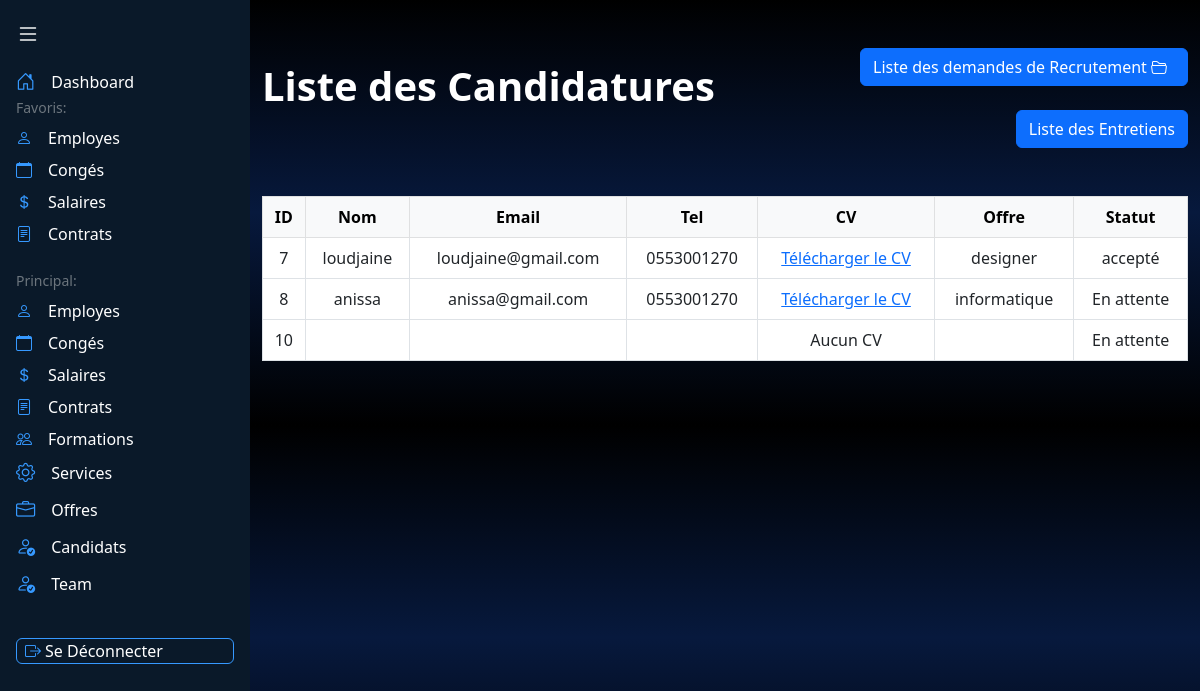
/candidature/, run on the app's committed database.
### appRH/models.py (models this page shows, shortened)
class Candidat(models.Model):
    STATUTS_DEMANDE = [
        ('En attente', 'En attente'),
        ('Accepter', 'Accepté'),
        ('Refuser', 'Resusé'),
    ]
    user = models.OneToOneField(User, on_delete=models.CASCADE, null=True, blank=True)
    nomC = models.CharField(max_length=50)
    emailC = models.EmailField()
    telC = models.CharField(max_length=10)
    cv_path = models.FileField(upload_to="cvs/")
    offre = models.ForeignKey(OffreEmploi, on_delete=models.CASCADE, null=True, blank=True )
    statut = models.CharField(max_length=20, choices=STATUTS_DEMANDE, default='En attente')

class OffreEmploi(models.Model):
    poste = models.CharField(max_length=50)
    description = models.TextField()
    date_publication = models.DateField(auto_now_add=True)
    service = models.ForeignKey(Service, on_delete=models.CASCADE)

### appRH/views.py (the view)
# urls.py: path('candidature/',views.liste_candidature,name='liste_candidature'),
def liste_candidature(request):
    candidature = Candidat.objects.select_related('offre').all()  # Récupère tous les candidats
    return render(request, 'listcandidature.html', {'candidature': candidature})

### appRH/templates/listcandidature.html (shortened to what this page needs)
<!DOCTYPE html>
<html lang="en">
    {%load static%}
<head>
    <link href="https://cdn.jsdelivr.net/npm/bootstrap@5.3.0/dist/css/bootstrap.min.css" rel="stylesheet">
    <link rel="stylesheet" href="https://cdn.jsdelivr.net/npm/bootstrap-icons@1.11.1/font/bootstrap-icons.css">
</head>
<body style="background: linear-gradient(to bottom, black 0%, rgb(7, 25, 61) 50%, black 100%);">
    <nav id="sidebar" class="min-vh-100 position-fixed" style="background-color: #0A1929; width: 250px; transition: all 0.3s ease; z-index: 1000;">
        <button class="btn border-0 p-3 w-100 text-start" id="toggleSidebar">
            <i class="bi bi-list text-white fs-4"></i>
        </button>
        <div class="px-3">
            <div class="mb-4">
                    <a href="{% url 'dashboardAgent' %}" class="nav-link text-white p-0 d-flex align-items-center">
                        <i class="bi bi-house-door" style="color: #3699FF; font-size: 1.2rem;"></i>
                        <span class="ms-3 menu-text">Dashboard</span>
                    </a>
                <div class="text-secondary small fw-medium mb-2 section-label">Favoris:</div>
                <ul class="nav flex-column gap-2">
                    <li class="nav-item">
                        <a href="{% url 'liste_employes' %}" class="nav-link text-white p-0 d-flex align-items-center">
                            <i class="bi bi-person" style="color: #3699FF;"></i>
                            <span class="ms-3 menu-text">Employes</span>
                        </a>
                    </li>
                    <li class="nav-item">
                        <a href="{% url 'liste_conges' %}" class="nav-link text-white p-0 d-flex align-items-center">
                            <i class="bi bi-calendar" style="color: #3699FF;"></i>
                            <span class="ms-3 menu-text">Congés</span>
                        </a>
                    </li>
                    <li class="nav-item">
                        <a href="{% url 'liste_salaires' %}" class="nav-link text-white p-0 d-flex align-items-center">
                            <i class="bi bi-currency-dollar" style="color: #3699FF;"></i>
                            <span class="ms-3 menu-text">Salaires</span>
                        </a>
                    </li>
                    <li class="nav-item">
                        <a href="{% url 'liste_contrats' %}" class="nav-link text-white p-0 d-flex align-items-center">
                            <i class="bi bi-file-text" style="color: #3699FF;"></i>
                            <span class="ms-3 menu-text">Contrats</span>
                        </a>
                    </li>
                </ul>
            </div>
            <div>
                <div class="text-secondary small fw-medium mb-2 section-label">Principal:</div>
                <ul class="nav flex-column gap-2">
                    <li class="nav-item">
                        <a href="{% url 'liste_employes' %}" class="nav-link text-white p-0 d-flex align-items-center">
                            <i class="bi bi-person" style="color: #3699FF;"></i>
                            <span class="ms-3 menu-text">Employes</span>
                        </a>
                    </li>
                    <li class="nav-item">
                        <a href="{% url 'liste_conges' %}" class="nav-link text-white p-0 d-flex align-items-center">
                            <i class="bi bi-calendar" style="color: #3699FF;"></i>
                            <span class="ms-3 menu-text">Congés</span>
                        </a>
                    </li>
                    <li class="nav-item">
                        <a href="{% url 'liste_salaires' %}" class="nav-link text-white p-0 d-flex align-items-center">
                            <i class="bi bi-currency-dollar" style="color: #3699FF;"></i>
                            <span class="ms-3 menu-text">Salaires</span>
                        </a>
                    </li>
                    <li class="nav-item">
                        <a href="{% url 'liste_contrats' %}" class="nav-link text-white p-0 d-flex align-items-center">
                            <i class="bi bi-file-text" style="color: #3699FF;"></i>
                            <span class="ms-3 menu-text">Contrats</span>
                        </a>
                    </li>
                    <li class="nav-item">
                        <a href="{% url 'liste_formations' %}" class="nav-link text-white p-0 d-flex align-items-center">
                            <i class="bi bi-people" style="color: #3699FF;"></i>
                            <span class="ms-3 menu-text">Formations</span>
                        </a>
                    </li>
                    <li>
                    <a href="{% url 'liste_services' %}" class="nav-link text-white p-0 d-flex align-items-center">
                        <i class="bi bi-gear" style="color: #3699FF; font-size: 1.2rem;"></i>
                        <span class="ms-3 menu-text">Services</span>
                    </a>
                </li>
                <li>
                <a href="{% url 'liste_offre' %}" class="nav-link text-white p-0 d-flex align-items-center">
                    <i class="bi bi-briefcase" style="color: #3699FF; font-size: 1.2rem;"></i>
                    <span class="ms-3 menu-text">Offres</span>
                </a>
            </li>
        <li>
            <a href="{% url 'liste_candidature' %}" class="nav-link text-white p-0 d-flex align-items-center">
                <i class="bi bi-person-check" style="color: #3699FF; font-size: 1.2rem;"></i>
                <span class="ms-3 menu-text">Candidats</span>
            </a>
        </li>
        <li>
            <a href="{% url 'team_list' %}" class="nav-link text-white p-0 d-flex align-items-center">
                <i class="bi bi-person-check" style="color: #3699FF; font-size: 1.2rem;"></i>
                <span class="ms-3 menu-text">Team</span>
            </a>
        </li>
     <br>
                    <li class="nav-item">
                  <form method="POST" action="{% url 'logout' %}">
                <button
    class="nav-link text-white p-0 d-flex align-items-center gap-1 px-2 py-1 rounded w-100"
    style="background-color: #0A1929; border: 1px solid #3699FF; font-size: 1rem; line-height: 1;"
>
    <i class="bi bi-box-arrow-right" style="color: #3699FF; font-size: 1rem;"></i>
    <span class="menu-text" style="margin-left: 0;">Se Déconnecter</span>
</button>
                 </form>
                </li>
                 </ul>
                </div>
            </div>
</nav>
<div class="flex-grow-1" style="margin-left: 250px; transition: margin-left 0.3s ease;">
<div class="container py-5">
    <div class="d-flex justify-content-between align-items-center mb-4" style="color:rgb(255, 255, 255);">
    <h1 class="text-center fw-bold mb-4"> Liste des Candidatures </h1>
    <div style="color: #3699FF; text-align: right;">
        <a href="{% url 'liste_demandes_recrutement' %}" class="btn btn-primary">
            Liste des demandes de Recrutement
            <i class="bi bi-folder2-open me-2"></i>
        </a>
        <br>   <br>
            <a href="{% url 'liste_entretiens' %}" class="btn btn-primary">
                Liste des Entretiens
            </a>
    </div>
            </div>
         <br>
    <div class="table-responsive">
             <table class="table table-bordered table-hover">
                 <thead class="table-light text-center">
                     <tr>
                     <th>ID</th>
                     <th>Nom</th>
                     <th>Email</th>
                     <th>Tel</th>
                     <th>CV</th>
                     <th>Offre</th>
                     <th>Statut</th>
                 </tr>
             </thead>
             <tbody class="text-center align-middle">
                 {% for candidature in candidature %}
                 <tr>
                     <td>{{ candidature.id }}</td>
                     <td>{{ candidature.nomC }}</td>
                     <td>{{ candidature.emailC }}</td>
                     <td>{{ candidature.telC }}</td>
                     <td>{% if candidature.cv_path %}
                        <a href="{{ candidature.cv_path.url }}" download>Télécharger le CV</a>
                    {% else %}
                        Aucun CV
                    {% endif %}</td>
                     <td>{{ candidature.offre.poste }}</td>
                     <td>{{ candidature.statut }}</td>
                 </tr>
                 {% empty %}
                 <tr>
                     <td colspan="8" class="text-center">Aucune candidature trouvée.</td>
                 </tr>
                 {% endfor %}
</tbody>
</table>
</div>
</div>
</div>
</body>
</html>

### data on the page
Candidat: id "7", nomC "loudjaine", emailC "loudjaine@gmail.com", telC "0553001270", offre.poste "designer", statut "accepté"
Candidat: id "8", nomC "anissa", emailC "anissa@gmail.com", telC "0553001270", offre.poste "informatique", statut "En attente"
Candidat: id "10", cv_path "Aucun CV", statut "En attente"
